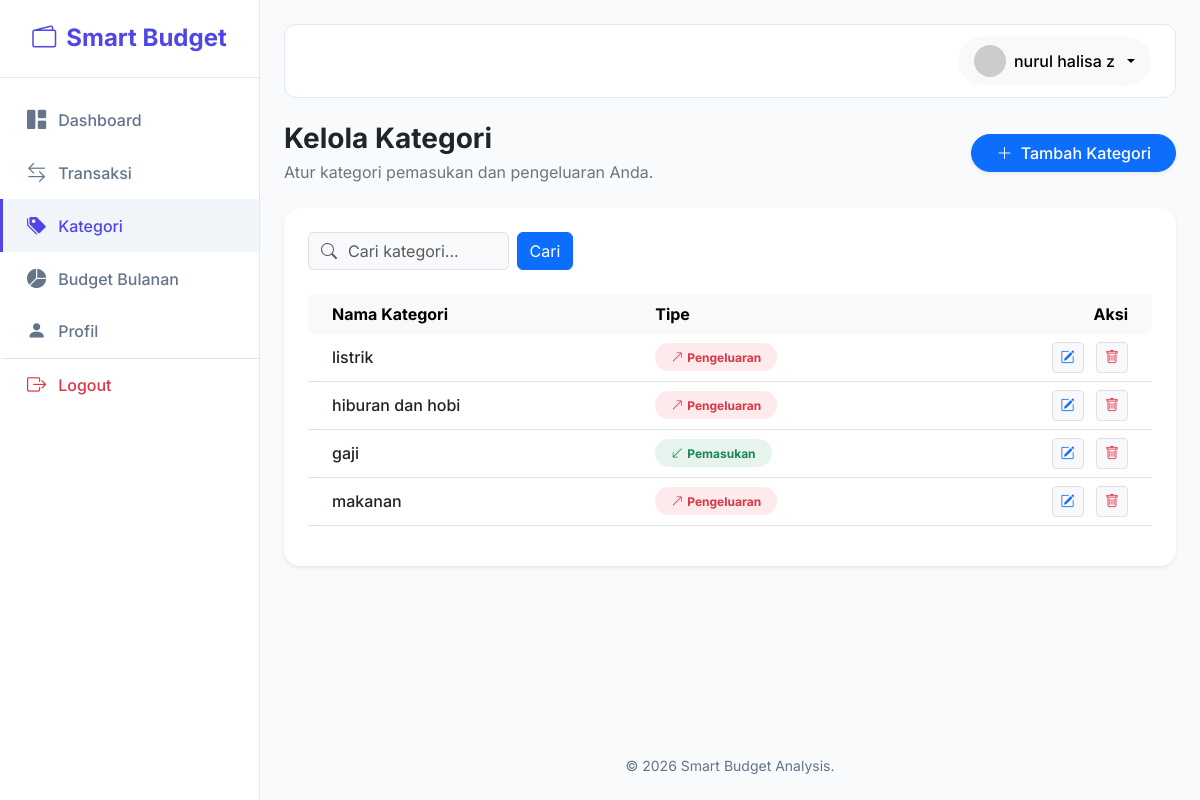
The app's page /categories.php (signed in) with its own data.
### tables this page shows
CREATE TABLE IF NOT EXISTS `categories` (
  `id` int NOT NULL AUTO_INCREMENT,
  `user_id` int NOT NULL,
  `name` varchar(100) NOT NULL,
  `type` enum('pemasukan','pengeluaran') NOT NULL DEFAULT 'pengeluaran',
  `created_at` timestamp NOT NULL DEFAULT CURRENT_TIMESTAMP,
  PRIMARY KEY (`id`),
  UNIQUE KEY `user_category` (`user_id`,`name`),
  CONSTRAINT `fk_user_category` FOREIGN KEY (`user_id`) REFERENCES `users` (`id`) ON DELETE CASCADE
);

### categories.php (the view, shortened to what this page needs)
<?php
require_once 'includes/header.php';
$user_id = $_SESSION['user_id'];
$search = $_GET['search'] ?? '';
$page = isset($_GET['page']) && is_numeric($_GET['page']) ? (int)$_GET['page'] : 1;
$limit = 5;
$offset = ($page - 1) * $limit;
try {
    $query = "SELECT * FROM categories WHERE user_id = :user_id";
    $query .= " ORDER BY id DESC LIMIT :limit OFFSET :offset";
    $stmt = $conn->prepare($query);
    $stmt->bindParam(':user_id', $user_id);
    $stmt->bindValue(':limit', (int)$limit, PDO::PARAM_INT);
    $stmt->bindValue(':offset', (int)$offset, PDO::PARAM_INT);
    $stmt->execute();
    $categories = $stmt->fetchAll();
} catch (PDOException $e) {
    die("Database error: " . $e->getMessage());
}
?>
<div class="container-fluid px-0">
    <div class="row mb-4 align-items-center">
        <div class="col-12 col-md-6">
            <h3 class="fw-bold text-dark mb-0">Kelola Kategori</h3>
            <p class="text-secondary mb-0 mt-1">Atur kategori pemasukan dan pengeluaran Anda.</p>
        </div>
        <div class="col-12 col-md-6 text-md-end mt-3 mt-md-0">
            <button class="btn btn-primary px-4 rounded-pill fw-medium shadow-sm" data-bs-toggle="modal" data-bs-target="#addCategoryModal">
                <i class="bi bi-plus-lg me-1"></i> Tambah Kategori
            </button>
        </div>
    </div>
    <div class="card border-0 shadow-sm rounded-4">
        <div class="card-body p-4">
            <div class="row mb-4">
                <div class="col-md-6 col-lg-4">
                    <form action="categories.php" method="GET" class="d-flex gap-2">
                        <div class="input-group">
                            <span class="input-group-text bg-light border-end-0"><i class="bi bi-search text-muted"></i></span>
                            <input type="text" name="search" class="form-control border-start-0 ps-0 bg-light" placeholder="Cari kategori..." value="<?= htmlspecialchars($search) ?>">
                        </div>
                        <button type="submit" class="btn btn-primary">Cari</button>
                    </form>
                </div>
            </div>
            <div class="table-responsive mb-3">
                <table class="table table-hover align-middle mb-0">
                    <thead class="table-light">
                        <tr>
                            <th class="border-0 rounded-start px-4">Nama Kategori</th>
                            <th class="border-0">Tipe</th>
                            <th class="border-0 text-end rounded-end px-4">Aksi</th>
                        </tr>
                    </thead>
                    <tbody>
                        <?php if (count($categories) > 0): ?>
                            <?php foreach ($categories as $cat): ?>
                                <tr>
                                    <td class="px-4 fw-medium text-dark"><?= htmlspecialchars($cat['name']) ?></td>
                                    <td>
                                        <?php if ($cat['type'] === 'pemasukan'): ?>
                                            <span class="badge bg-success bg-opacity-10 text-success px-3 py-2 rounded-pill"><i class="bi bi-arrow-down-left me-1"></i>Pemasukan</span>
                                        <?php else: ?>
                                            <span class="badge bg-danger bg-opacity-10 text-danger px-3 py-2 rounded-pill"><i class="bi bi-arrow-up-right me-1"></i>Pengeluaran</span>
                                        <?php endif; ?>
                                    </td>
                                    <td class="text-end px-4">
                                        <button class="btn btn-sm btn-light border text-primary me-2 edit-btn"
                                            data-id="<?= $cat['id'] ?>"
                                            data-name="<?= htmlspecialchars($cat['name']) ?>"
                                            data-type="<?= $cat['type'] ?>"
                                            data-bs-toggle="modal" data-bs-target="#editCategoryModal">
                                            <i class="bi bi-pencil-square"></i>
                                        </button>
                                        <button class="btn btn-sm btn-light border text-danger delete-btn"
                                            data-id="<?= $cat['id'] ?>"
                                            data-name="<?= htmlspecialchars($cat['name']) ?>"
                                            data-bs-toggle="modal" data-bs-target="#deleteCategoryModal">
                                            <i class="bi bi-trash"></i>
                                        </button>
                                    </td>
                                </tr>
                            <?php endforeach; ?>
                        <?php endif; ?>
                    </tbody>
                </table>
            </div>
        </div>
    </div>
</div>
<?php require_once 'includes/footer.php'; ?>

### assets/css/style.css (style rules this page uses)
:root { --primary-color: #4f46e5; --primary-hover: #4338ca; --secondary-color: #6b7280; --bg-color: #f8fafc; --card-bg: #ffffff; --text-primary: #0f172a; --text-secondary: #64748b; --sidebar-width: 260px; --border-color: #e2e8f0; }
body { font-family: 'Inter', sans-serif; background-color: var(--bg-color); color: var(--text-primary); overflow-x: hidden; }
.card { border: 1px solid var(--border-color); border-radius: 16px; box-shadow: 0 4px 6px -1px rgba(0, 0, 0, 0.05), 0 2px 4px -1px rgba(0, 0, 0, 0.03); background-color: var(--card-bg); transition: transform 0.2s ease, box-shadow 0.2s ease; }
.card { animation: fadeIn 0.5s ease-out backwards; }

### records on screen
categories: name "listrik", type "pengeluaran" (drawn)
categories: name "hiburan dan hobi", type "pengeluaran" (drawn)
categories: name "gaji", type "pemasukan" (drawn)
categories: name "makanan", type "pengeluaran" (drawn)

### other values on screen
$display_name "nurul halisa z"
